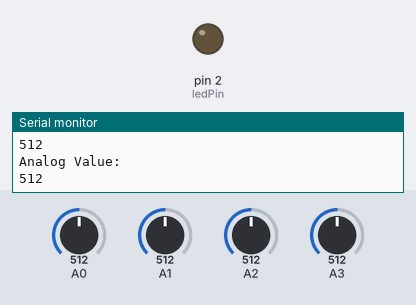
A sketch run on a simulated Arduino Uno, built with avr-gcc and run on an emulated ATmega328P. Shown: output pins drawn as LEDs (lit = HIGH), the last lines printed to the serial monitor. Inputs (shaded band) come from the test bench; at power-on: A0 = 512, A1 = 512, A2 = 512, A3 = 512.

Above: at 1.2 s.
1.3 s: A0 set to 771
2.8 s: A0 set to 803
At 3.9 s:
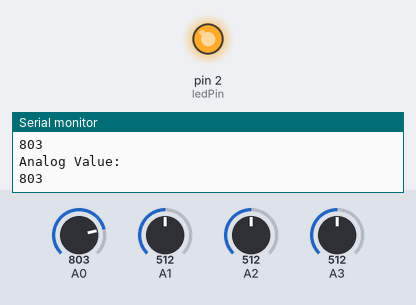
4.5 s: A0 set to 716
At 5.2 s:
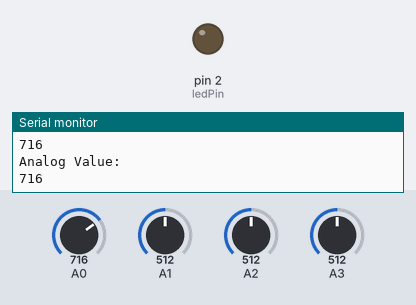
6.0 s: A0 set to 992
At 6.6 s:
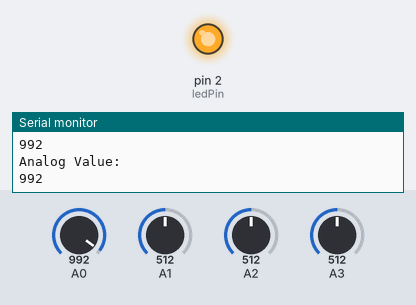
Timing chart, 0 to 8.5 s (numbered marks = the images above; inputs shaded):
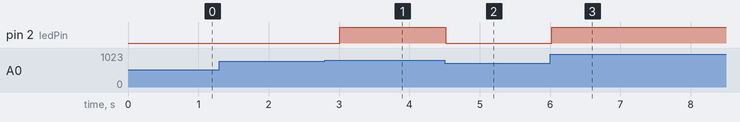

The sketch:

Final_Project_Transparent.ino
```cpp
int ledPin = 2;

void setup() {
    Serial.begin(9600);
    pinMode(ledPin,  OUTPUT);
}

void loop() {
    int val = analogRead(A0);
    int val1 = analogRead(A1);
    int val2 = analogRead(A2);
    int val3 = analogRead(A3);

    Serial.println("Analog Value: ");
    Serial.println(val);

    val = map(val, 0, 1000, 0, 255);
    val1 = map(val1, 0, 1000, 0, 255);
    val2 = map(val2, 0, 1000, 0, 255);
    val3 = map(val3, 0, 1000, 0, 255);

    if (val <= 200) {
        digitalWrite(ledPin, LOW);
    } else {
        digitalWrite(ledPin,  HIGH);
    }

    delay(250);
}
```

Measured:
- the behaviour switches between 788 and 789 on A0 (found by bisection; images 0 and 1)
- after the input at 2.8 s, pin 2 (ledPin): LOW → HIGH after 0.21 s
- after the input at 4.5 s, pin 2 (ledPin): HIGH → LOW at once
- after the input at 6.0 s, pin 2 (ledPin): LOW → HIGH at once
